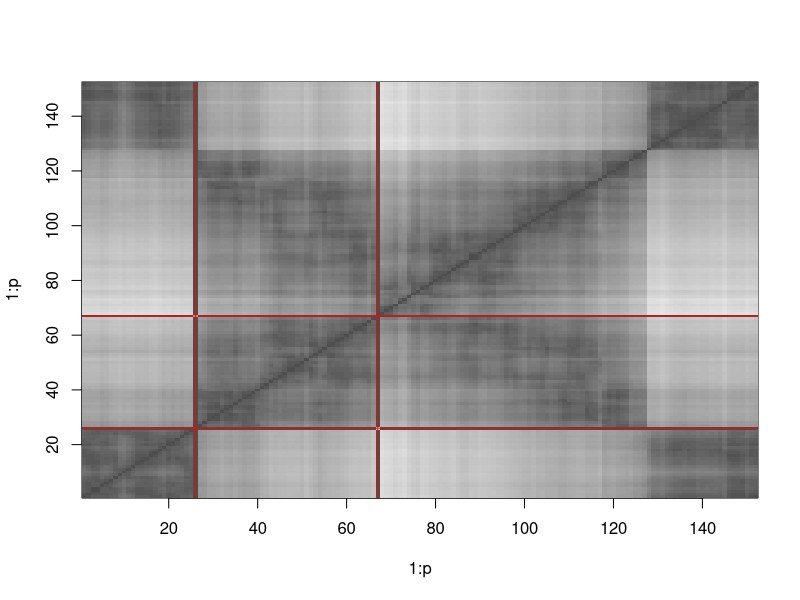

The R script that drew this image:
library(TSP)
## make runs comparable
set.seed(4444)

data("iris")
tsp <- TSP(dist(iris[-5]))

## insert 2 dummy cities
tsp_dummy <- insert_dummy(tsp, n = 2, label = "boundary")

## get a solution for the TSP
tour <- solve_TSP(tsp_dummy)

## plot the distance matrix
image(tsp_dummy, tour)

## draw lines where the dummy cities are located
abline(h = which(labels(tour)=="boundary"), col = "red")
abline(v = which(labels(tour)=="boundary"), col = "red")
